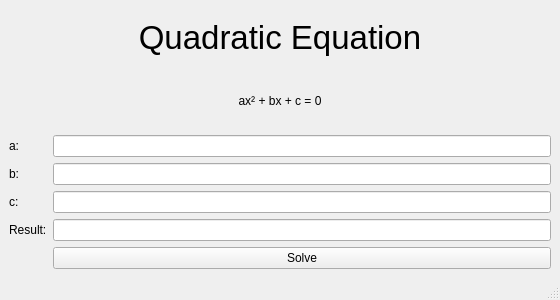
<?xml version="1.0" encoding="UTF-8"?>
<ui version="4.0">
 <class>MainWindow</class>
 <widget class="QMainWindow" name="MainWindow">
  <property name="geometry">
   <rect><x>0</x><y>0</y><width>560</width><height>300</height></rect>
  </property>
  <property name="windowTitle"><string>Exercise 73 - Quadratic Equation</string></property>
  <widget class="QWidget" name="centralwidget">
   <layout class="QVBoxLayout" name="verticalLayout">
    <item>
     <widget class="QLabel" name="label">
      <property name="font"><font><pointsize>25</pointsize><bold>false</bold></font></property>
      <property name="text"><string>Quadratic Equation</string></property>
      <property name="alignment"><set>Qt::AlignmentFlag::AlignCenter</set></property>
     </widget>
    </item>
    <item>
     <widget class="QLabel" name="equationLabel">
      <property name="text"><string>ax² + bx + c = 0</string></property>
      <property name="alignment"><set>Qt::AlignmentFlag::AlignCenter</set></property>
     </widget>
    </item>
    <item>
     <layout class="QFormLayout" name="formLayout">
      <item row="0" column="0"><widget class="QLabel" name="aLabel"><property name="text"><string>a:</string></property></widget></item>
      <item row="0" column="1"><widget class="QLineEdit" name="aLineEdit"/></item>
      <item row="1" column="0"><widget class="QLabel" name="bLabel"><property name="text"><string>b:</string></property></widget></item>
      <item row="1" column="1"><widget class="QLineEdit" name="bLineEdit"/></item>
      <item row="2" column="0"><widget class="QLabel" name="cLabel"><property name="text"><string>c:</string></property></widget></item>
      <item row="2" column="1"><widget class="QLineEdit" name="cLineEdit"/></item>
      <item row="3" column="0"><widget class="QLabel" name="resultLabel"><property name="text"><string>Result:</string></property></widget></item>
      <item row="3" column="1"><widget class="QLineEdit" name="resultLineEdit"><property name="readOnly"><bool>true</bool></property></widget></item>
      <item row="4" column="1"><widget class="QPushButton" name="pushButton"><property name="text"><string>Solve</string></property></widget></item>
     </layout>
    </item>
   </layout>
  </widget>
  <widget class="QMenuBar" name="menubar"/>
  <widget class="QStatusBar" name="statusbar"/>
 </widget>
 <resources/>
 <connections/>
</ui>
